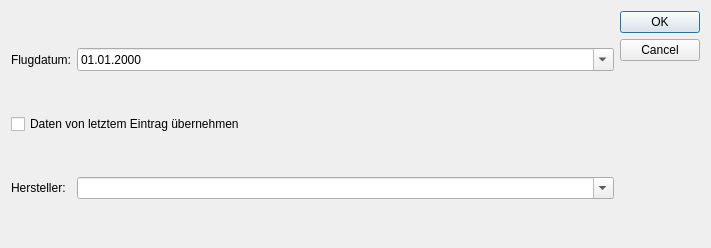
<?xml version="1.0" encoding="UTF-8"?>
<ui version="4.0">
 <class>apisNewFilmDialog</class>
 <widget class="QDialog" name="apisNewFilmDialog">
  <property name="geometry">
   <rect>
    <x>0</x>
    <y>0</y>
    <width>711</width>
    <height>248</height>
   </rect>
  </property>
  <property name="windowTitle">
   <string>APIS Neuer Film</string>
  </property>
  <property name="windowIcon">
   <iconset resource="resource.qrc">
    <normaloff>:/plugins/APIS/icons/apis.png</normaloff>:/plugins/APIS/icons/apis.png</iconset>
  </property>
  <property name="locale">
   <locale language="German" country="Austria"/>
  </property>
  <property name="modal">
   <bool>true</bool>
  </property>
  <layout class="QHBoxLayout" name="horizontalLayout">
   <item>
    <layout class="QGridLayout" name="gridLayout">
     <item row="0" column="0">
      <widget class="QLabel" name="uiFlightDateLbl">
       <property name="text">
        <string>Flugdatum:</string>
       </property>
      </widget>
     </item>
     <item row="0" column="1">
      <widget class="QDateEdit" name="uiFlightDate">
       <property name="displayFormat">
        <string>dd.MM.yyyy</string>
       </property>
       <property name="calendarPopup">
        <bool>true</bool>
       </property>
      </widget>
     </item>
     <item row="1" column="0" colspan="2">
      <widget class="QCheckBox" name="uiUseLastEntryChk">
       <property name="text">
        <string>Daten von letztem Eintrag übernehmen</string>
       </property>
       <property name="checked">
        <bool>false</bool>
       </property>
      </widget>
     </item>
     <item row="2" column="1">
      <widget class="QComboBox" name="uiProducerCombo">
       <property name="sizePolicy">
        <sizepolicy hsizetype="Expanding" vsizetype="Fixed">
         <horstretch>0</horstretch>
         <verstretch>0</verstretch>
        </sizepolicy>
       </property>
       <property name="editable">
        <bool>true</bool>
       </property>
       <property name="modelColumn">
        <number>0</number>
       </property>
      </widget>
     </item>
     <item row="2" column="0">
      <widget class="QLabel" name="uiProducerLbl">
       <property name="text">
        <string>Hersteller:</string>
       </property>
      </widget>
     </item>
    </layout>
   </item>
   <item>
    <widget class="QDialogButtonBox" name="uiButtonBox">
     <property name="orientation">
      <enum>Qt::Vertical</enum>
     </property>
     <property name="standardButtons">
      <set>QDialogButtonBox::Cancel|QDialogButtonBox::Ok</set>
     </property>
    </widget>
   </item>
  </layout>
 </widget>
 <resources>
  <include location="resource.qrc"/>
 </resources>
 <connections>
  <connection>
   <sender>uiButtonBox</sender>
   <signal>accepted()</signal>
   <receiver>apisNewFilmDialog</receiver>
   <slot>accept()</slot>
   <hints>
    <hint type="sourcelabel">
     <x>314</x>
     <y>24</y>
    </hint>
    <hint type="destinationlabel">
     <x>157</x>
     <y>69</y>
    </hint>
   </hints>
  </connection>
  <connection>
   <sender>uiButtonBox</sender>
   <signal>rejected()</signal>
   <receiver>apisNewFilmDialog</receiver>
   <slot>reject()</slot>
   <hints>
    <hint type="sourcelabel">
     <x>314</x>
     <y>30</y>
    </hint>
    <hint type="destinationlabel">
     <x>286</x>
     <y>69</y>
    </hint>
   </hints>
  </connection>
 </connections>
</ui>
